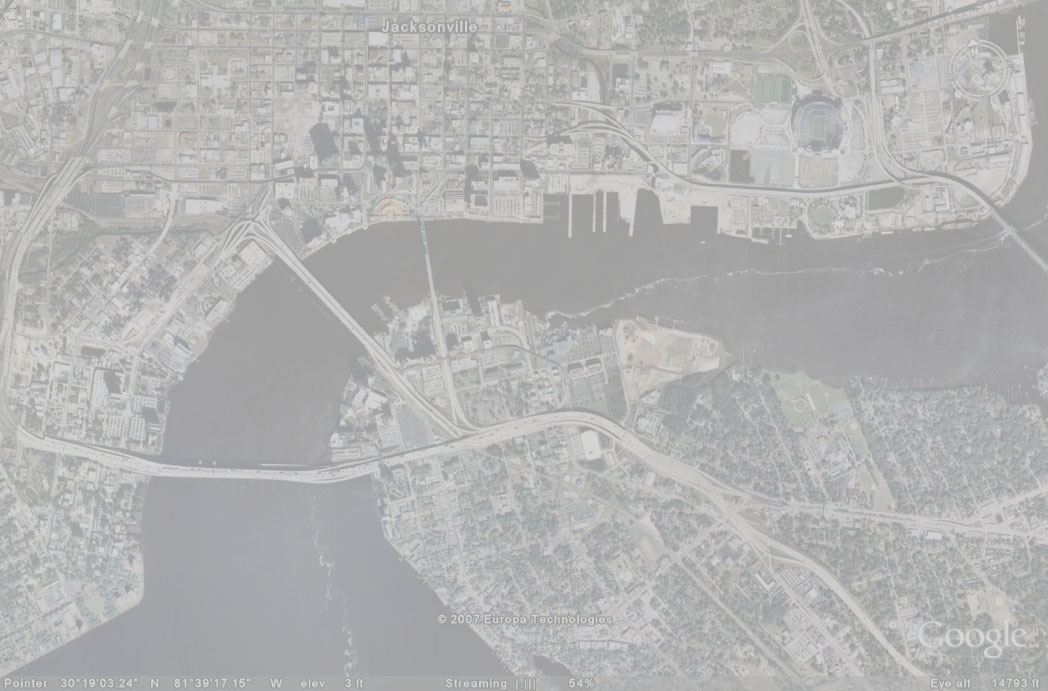
#> input picture Assignment 1/input_sat_image.jpg, 1048 x 691 px; the run also reads 1 picture not shown here
$ jupyter execute Main_Function.ipynb
#> lines starting #> are read from the running program, lines starting #| are printed output that depends on the picture; after the words box and inside, x2 and y2 are one past the last pixel; in counts of white or black regions, pixels touching at a corner belong together
[cell 1]
from matplotlib import pyplot as plt
import cv2
import numpy as np

def main():
    #read image and show
    img = cv2.imread("input_sat_image.jpg")
#> img is the input picture: shape (691, 1048, 3); mean B, G, R 178.8, 179.2, 178.9
    plt.imshow(img)
    plt.show()

    img_shape = img.shape
#> img_shape = (691, 1048, 3)

    img = cv2.imread("input_sat_image.jpg", cv2.IMREAD_GRAYSCALE)
#> img: shape (691, 1048); min 145, max 226, mean 179.1
    img_shape = img.shape
#> img_shape = (691, 1048)

    histogram = cv2.calcHist([img],[0],None,[255],[0,249])
#> histogram = 255 values, max 35509 at index 166, min 0 at index 0, mean 2839.9
    plt.plot(histogram)
    plt.show()
#> figure, not shown here; curve peaks at x = 166, y = 35509

    img = cv2.cvtColor(img, cv2.COLOR_BGR2RGB)
#> img: shape (691, 1048, 3)
    plt.hist(img.ravel(), bins=255, range=(0, 249))
    plt.title('Histogram of Initial Image')
    plt.xlabel('Pixel Intensity')
    plt.ylabel('Frequency')
    plt.show()
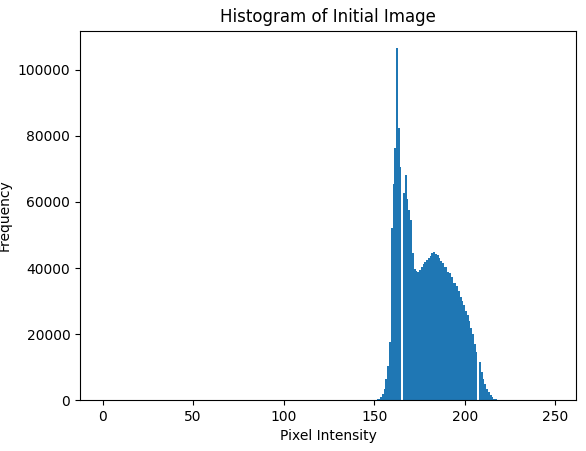
#> figure drawn by matplotlib, 1 panel; tallest bar 106527 high, from x = 162.1 to 163.1

    # Calculate minimum and maximum pixel values
    min_val = np.min(img)
#> min_val = 145
    max_val = np.max(img)
#> max_val = 226

    #vectorized operations
    contrast_stretching= np.zeros_like(img)
    # Perform contrast stretching
    contrast_stretching = 255*((img - min_val)/ (max_val - min_val))
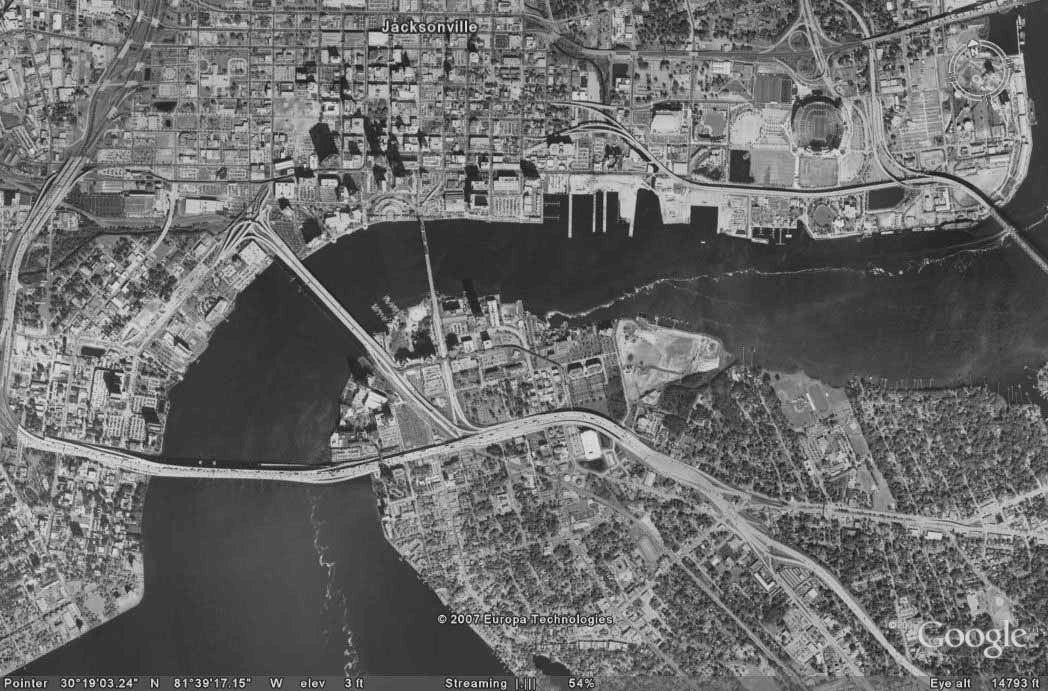
#> contrast_stretching: shape (691, 1048, 3) float64; min 0, max 255, mean 107.3

    # Round the pixel values to the nearest integer
    contrast_stretching = np.round(contrast_stretching)

    #pixel values to the range [0, 255]
    contrast_stretching = np.clip(contrast_stretching, 0, 255)
    contrast_stretching = contrast_stretching.astype('uint8')

    plt.figure()
    plt.hist(contrast_stretching.ravel(), bins=255, range=(0, 256))
    plt.title('Enhanced Image Histogram')
    plt.xlabel('Pixel Intensity')
    plt.ylabel('Frequency')
    plt.show()
#> figure, not shown here; tallest bar 106527 high, from x = 56.22 to 57.22

    plt.figure()
    plt.imshow(contrast_stretching, cmap='gray')
    plt.title("Enhanced Image")
    plt.savefig("enhanced_image.png")
    plt.show()


    # Read and apply contrast stretching to the image
    contract_streching = cv2.imread("enhanced.jpg")

    # Apply adaptive thresholding to obtain binary image with threshold values- 95, 255
    threshold_value = 95
    max_value = 255
    threshold_type = cv2.THRESH_BINARY_INV
    binary_image = cv2.threshold(contract_streching, threshold_value, max_value, threshold_type)[1]
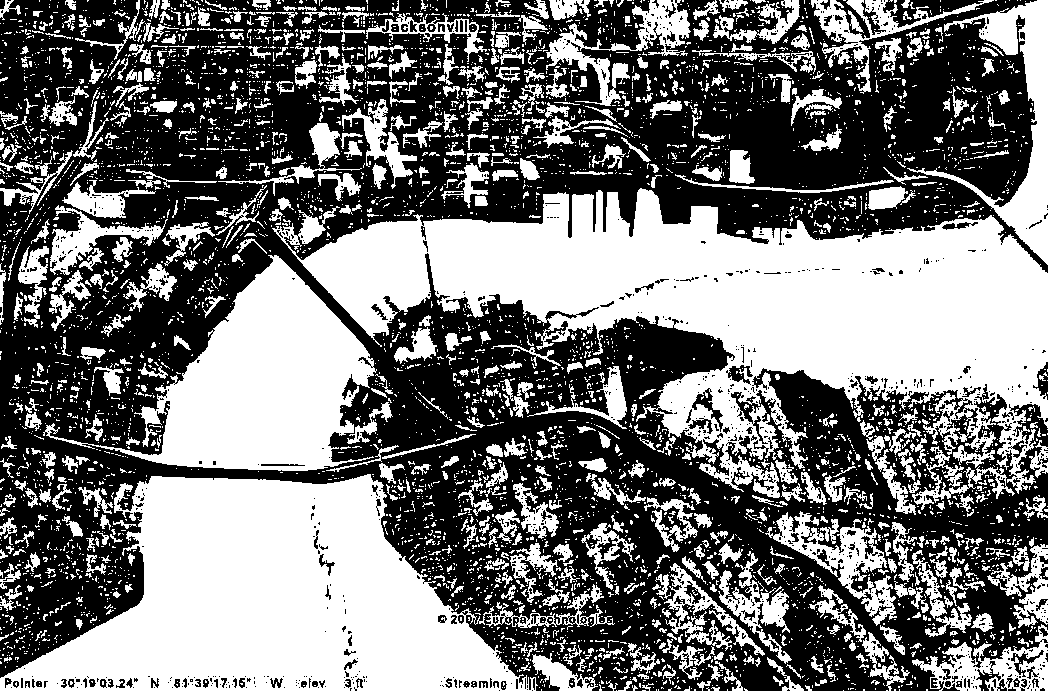
#> binary_image: shape (691, 1048, 3); 45.9% white; 5289 white regions (4560 under 20 px), largest, box (x1, y1, x2, y2) and area: (272, 188, 1048, 498) 102705, (0, 474, 615, 691) 69484, (43, 255, 377, 471) 30268

    # Show and save binary image
    plt.imshow(binary_image)
    plt.title('Threshold values- 95,255')
    plt.savefig("Binary_Image_95,255.png")
    plt.show()
    cv2.imwrite("Binary_Image.png", binary_image)


    # Read and show binary image with threshold values- 100, 250
    binary_image = cv2.imread("Binary_Image_100,250.png")
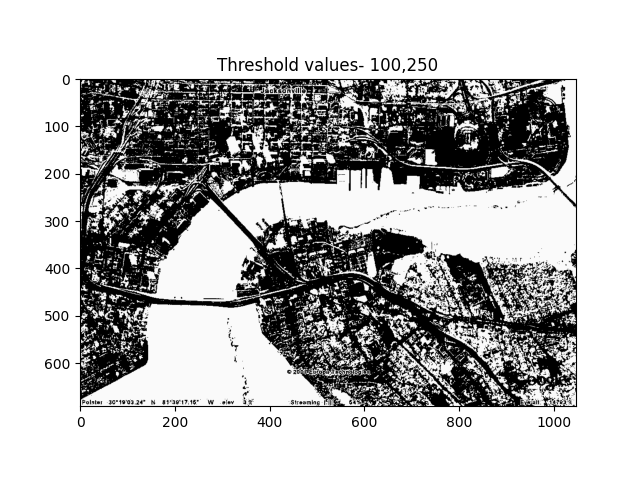
#> input picture Assignment 1/Binary_Image_100,250.png, 640 x 480 px
#> binary_image is the input picture: shape (480, 640, 3); min 0, max 255, mean 181.9
    plt.imshow(binary_image)
    plt.show()

    # Apply adaptive thresholding to obtain binary image with threshold values- 50, 250
    threshold_value = 50
    max_value = 250
    threshold_type = cv2.THRESH_BINARY_INV
    binary_image = cv2.threshold(contract_streching, threshold_value, max_value, threshold_type)[1]
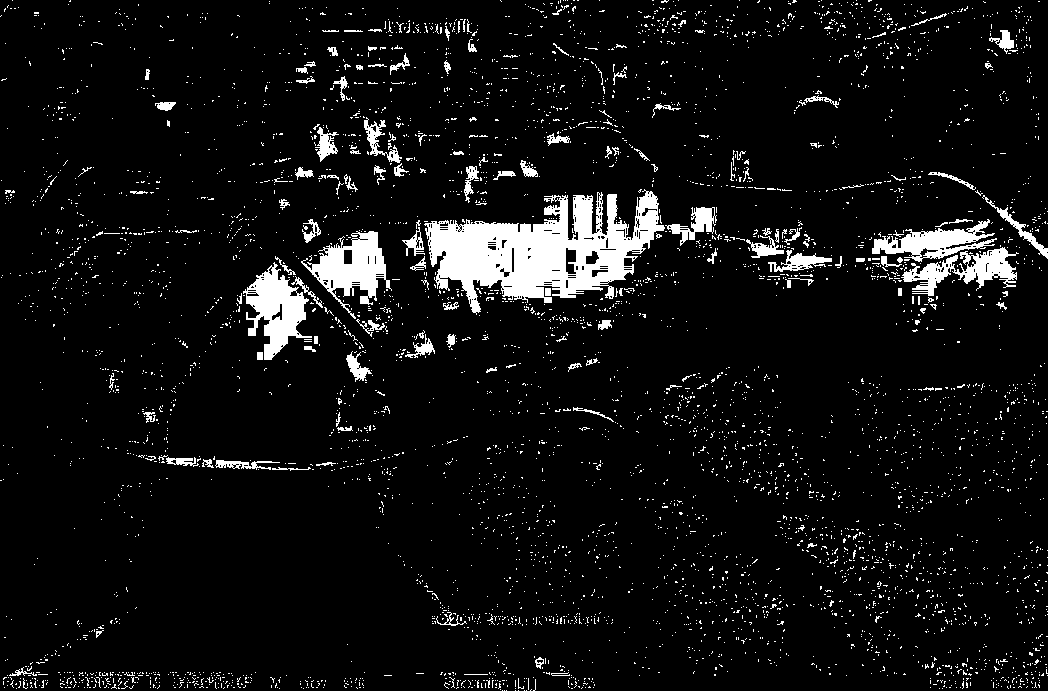
#> binary_image: shape (691, 1048, 3); values 0 (black) and 250 (white), 6.7% white; 4800 white regions (4656 under 20 px), largest, box (x1, y1, x2, y2) and area: (424, 189, 665, 315) 14647, (301, 231, 392, 319) 3232, (243, 262, 312, 360) 3122

    # Show and save binary image
    plt.imshow(binary_image)
    plt.title('Threshold values- 50,250')
    plt.savefig("Binary_Image_50,250.png")
    plt.show()

    # Apply adaptive thresholding to obtain binary image with threshold values- 100, 200
    threshold_value = 100
    max_value = 200
    threshold_type = cv2.THRESH_BINARY_INV
    binary_image = cv2.threshold(contract_streching, threshold_value, max_value, threshold_type)[1]
#> binary_image: shape (691, 1048, 3); values 0 (black) and 200 (white), 48.6% white; 4983 white regions (4285 under 20 px), largest, box (x1, y1, x2, y2) and area: (272, 188, 1048, 515) 110117, (0, 474, 615, 691) 70726, (43, 254, 393, 471) 31250

    # Show and save binary image
    plt.imshow(binary_image)
    plt.title('Threshold values- 100,200')
    plt.savefig("Binary_Image_100,200.png")
    plt.show()


    # Read and process enhanced image
    contract_streching = cv2.imread("enhanced.jpg")
    threshold_value = 95
    max_value = 255
    threshold_type = cv2.THRESH_BINARY_INV
    binary_image = cv2.threshold(contract_streching, threshold_value, max_value, threshold_type)[1]
    cv2.imwrite("Binary_Image.png", binary_image)

    # Show binary image and explore different threshold values
    plt.imshow(binary_image)
    plt.title('Threshold values- 95,255')
    plt.savefig("Binary_Image_95,255.png")
    plt.show()

    threshold_value = 50
    max_value = 250
    threshold_type = cv2.THRESH_BINARY_INV
    binary_image = cv2.threshold(contract_streching, threshold_value, max_value, threshold_type)[1]
    plt.imshow(binary_image)
    plt.title('Threshold values- 50,250')
    plt.savefig("Binary_Image_50,250.png")
    plt.show()

    threshold_value = 100
    max_value = 200
    threshold_type = cv2.THRESH_BINARY_INV
    binary_image = cv2.threshold(contract_streching, threshold_value, max_value, threshold_type)[1]
    plt.imshow(binary_image)
    plt.title('Threshold values- 100,200')
    plt.savefig("Binary_Image_100,200.png")
    plt.show()

    # Apply morphological operations
    img = cv2.imread("Binary_Image.png",cv2.IMREAD_GRAYSCALE)
    kernel_size_3 = 3
    kernel_size_5 = 5

    kernel_3 = cv2.getStructuringElement(cv2.MORPH_RECT, (kernel_size_3, kernel_size_3))
    kernel_5 = cv2.getStructuringElement(cv2.MORPH_RECT, (kernel_size_5, kernel_size_5))

    eroded_img_3 = cv2.erode(img, kernel_3, iterations=1)
#> eroded_img_3: shape (691, 1048); 30.4% white; 2052 white regions (1723 under 20 px), largest, box (x1, y1, x2, y2) and area: (425, 190, 1048, 446) 77324, (0, 475, 526, 691) 63259, (121, 256, 374, 470) 27830
    dilated_img_3 = cv2.dilate(img, kernel_3, iterations=1)
#> dilated_img_3: shape (691, 1048); 66.4% white; 1459 black regions (1185 under 20 px), largest, box (x1, y1, x2, y2) and area: (94, 35, 1048, 691) 108614, (582, 0, 1034, 239) 47485, (0, 157, 387, 676) 43554

    eroded_img_5 = cv2.erode(img, kernel_5, iterations=1)
#> eroded_img_5: shape (691, 1048); 25.4% white; 558 white regions (444 under 20 px), largest, box (x1, y1, x2, y2) and area: (426, 191, 1048, 416) 69648, (0, 477, 514, 691) 59943, (147, 258, 371, 468) 26497
    dilated_img_5 = cv2.dilate(img, kernel_5, iterations=1)
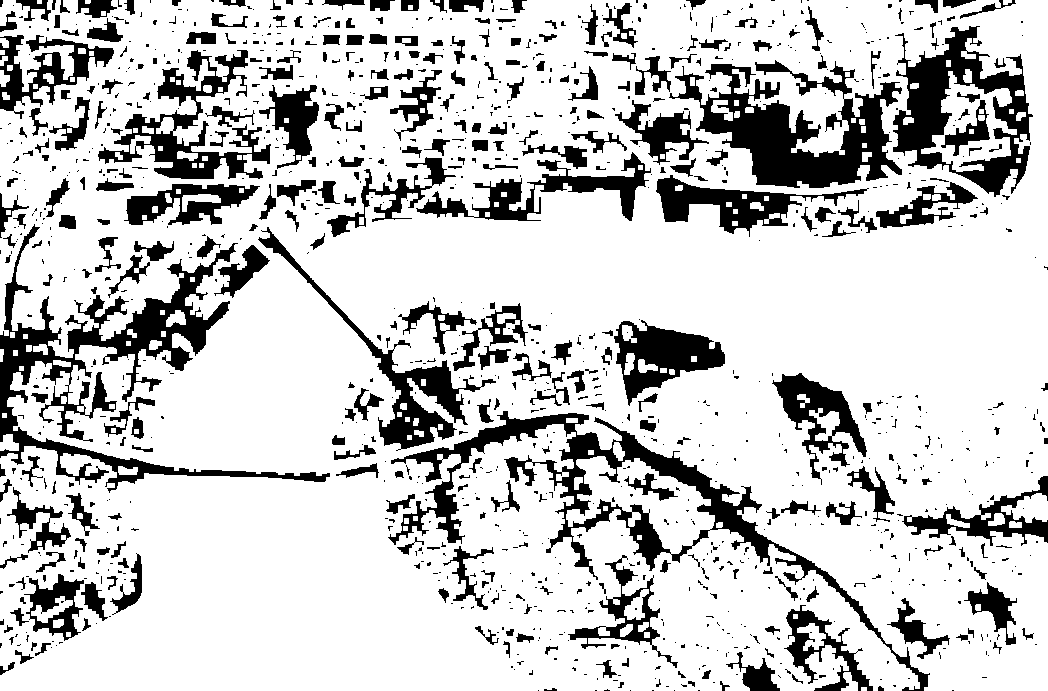
#> dilated_img_5: shape (691, 1048); 79.5% white; 1167 black regions (829 under 20 px), largest, box (x1, y1, x2, y2) and area: (0, 224, 330, 493) 15183, (388, 411, 930, 691) 14644, (669, 60, 902, 188) 12724

    opened_img_3 = cv2.morphologyEx(img, cv2.MORPH_OPEN, kernel_3)
#> opened_img_3: shape (691, 1048); 38.2% white; 1501 white regions (731 under 20 px), largest, box (x1, y1, x2, y2) and area: (424, 189, 1048, 447) 82946, (0, 474, 527, 691) 66797, (120, 255, 375, 471) 29301
    closed_img_3 = cv2.morphologyEx(img, cv2.MORPH_CLOSE, kernel_3)
#> closed_img_3: shape (691, 1048); 51.4% white; 678 black regions (360 under 20 px), largest, box (x1, y1, x2, y2) and area: (0, 0, 1048, 691) 308613, (168, 9, 343, 53) 3266, (572, 0, 649, 50) 2383

    opened_img_5 = cv2.morphologyEx(img, cv2.MORPH_OPEN, kernel_5)
#> opened_img_5: shape (691, 1048); 31.9% white; 429 white regions (9 under 20 px), largest, box (x1, y1, x2, y2) and area: (424, 189, 1048, 418) 78005, (0, 475, 516, 691) 65604, (135, 256, 373, 471) 28843
    closed_img_5 = cv2.morphologyEx(img, cv2.MORPH_CLOSE, kernel_5)
#> closed_img_5: shape (691, 1048); 59.6% white; 505 black regions (7 under 20 px), largest, box (x1, y1, x2, y2) and area: (582, 4, 1035, 239) 54060, (383, 396, 952, 691) 41878, (0, 170, 332, 495) 34596

    cv2.imwrite("Filtered_Image.png",eroded_img_5)

    Overlay_enhanced_image = cv2.add(img, eroded_img_5)
    plt.figure()
    plt.title("Overlayed Image")
    plt.imshow(Overlay_enhanced_image,cmap="gray")
    cv2.imwrite("Overlayed_Enhanced_Image.png", Overlay_enhanced_image)
    plt.show()

    blended = cv2.addWeighted(img, 0.5, eroded_img_5, 0.5, 0)
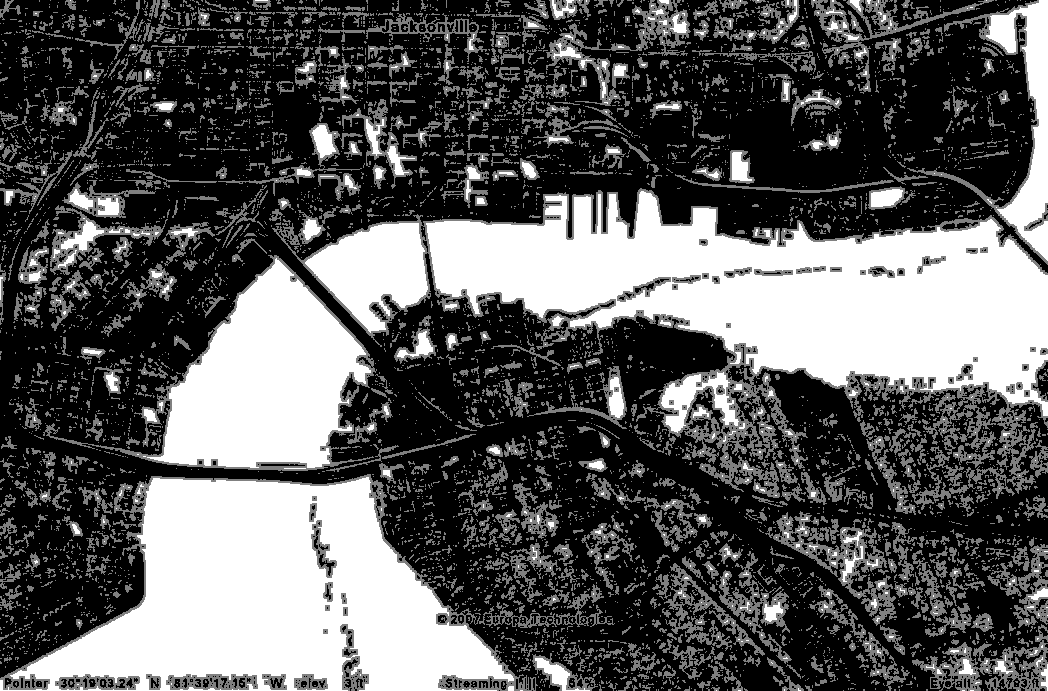
#> blended: shape (691, 1048); min 0, max 255, mean 91
    plt.figure()
    plt.imshow(blended,cmap="gray")
    plt.show()

if __name__ == '__main__':
        main()
